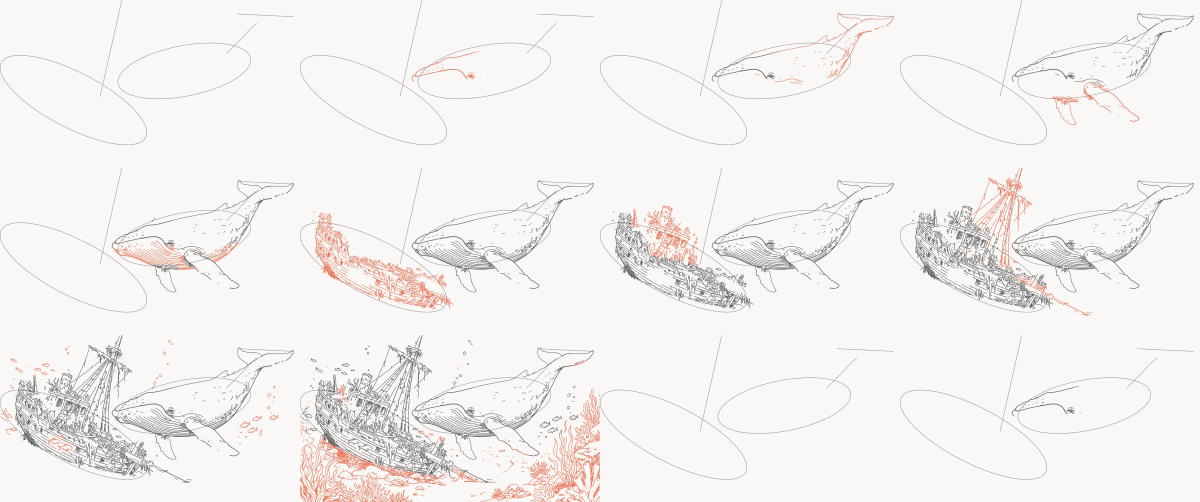
#> input picture img/s_ballena5c_0.webp, 3600 x 1506 px, given in place of gris_big.png, which was not available (shown at 1/3 size)
$ python trazo_mix.py 5 5
#> lines starting #> are read from the running program, lines starting #| are printed output that depends on the picture; after the words box and inside, x2 and y2 are one past the last pixel; in counts of white or black regions, pixels touching at a corner belong together
"""Líneas de un dibujo sombreado a lápiz.
Tinta = lo oscuro (gris < TH)  +  las líneas finas por contraste local (black-hat > BHT) que son líneas de verdad:
piezas largas (contornos que cruzan un rayo de luz, cuerdas, algas) o piezas cerradas (peces, burbujas, manchitas).
Las rayitas sueltas de textura se quedan fuera. Luego se recorre el esqueleto de la tinta, como trazo_hd3.
Uso: python3 trazo_mix.py TH [BHT]   (lee gris_big.png, escribe trazos_hd.npy y wid_hd.npy en escala 900)"""
import cv2,numpy as np,sys
from scipy.ndimage import gaussian_filter1d as g1
from skimage.morphology import skeletonize
TH=int(sys.argv[1]); BHT=int(sys.argv[2]) if len(sys.argv)>2 else 0
big=cv2.imread('gris_big.png',0); BH,BW=big.shape; W=900; s=W/BW
#> after `big = cv2.imread('gris_big.png', 0)`:
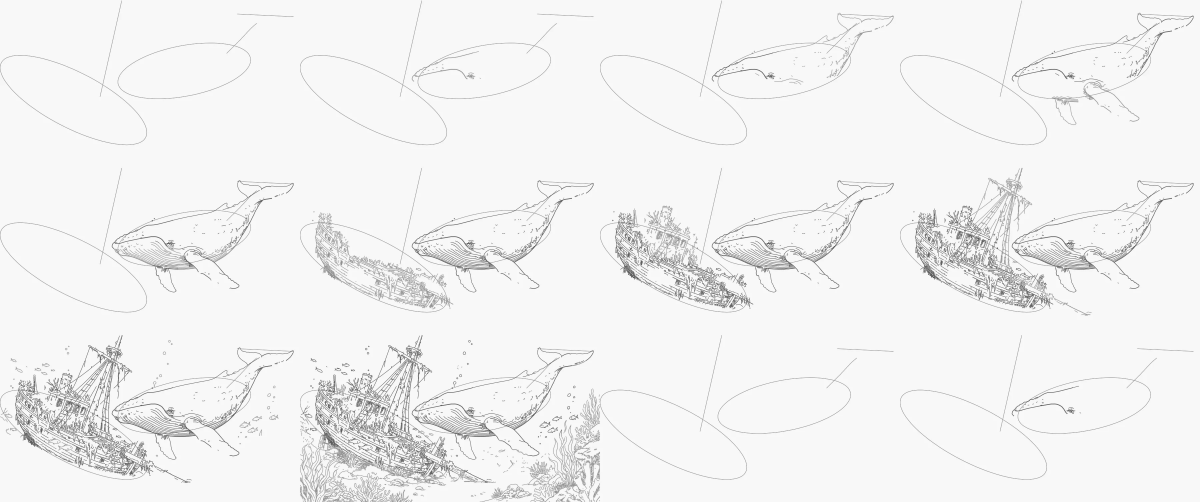
#> big: shape (1506, 3600) (shown at 1/3 size); min 63, max 255, mean 242
#> after `BH, BW = big.shape`: BH = 1506; BW = 3600
#> after `s = W / BW`: s = 0.25
NB=[(-1,-1),(-1,0),(-1,1),(0,-1),(0,1),(1,-1),(1,0),(1,1)]
def plen(p): return float(np.sum(np.hypot(*np.diff(p,axis=0).T))) if len(p)>1 else 0.0
def lineas_finas(g,bht,largo=120,area_cerrada=4000):
    bh=cv2.morphologyEx(g,cv2.MORPH_BLACKHAT,cv2.getStructuringElement(cv2.MORPH_ELLIPSE,(15,15)))
    inkB=(bh>bht).astype(np.uint8); sk=skeletonize(inkB>0)
    n,lab,st,_=cv2.connectedComponentsWithStats(inkB,connectivity=8)
    skl=np.bincount(lab[sk],minlength=n)
    cs,hier=cv2.findContours(inkB,cv2.RETR_CCOMP,cv2.CHAIN_APPROX_SIMPLE); hole=np.zeros(n,bool)
    for i,c in enumerate(cs):
        if hier[0][i][3]>=0 and cv2.contourArea(c)>15:
            x,y=c[0][0]
            for dx,dy in ((0,0),(1,0),(-1,0),(0,1),(0,-1)):
                yy,xx=min(BH-1,max(0,y+dy)),min(BW-1,max(0,x+dx))
                if lab[yy,xx]>0: hole[lab[yy,xx]]=True; break
    keep=(skl>=largo)|(hole&(st[:,4]<area_cerrada)); keep[0]=False
    return (inkB&keep[lab]).astype(np.uint8)
def trace(ink):
    sk=skeletonize(ink>0).astype(np.uint8)
    ys,xs=np.nonzero(sk); P=set(zip(ys.tolist(),xs.tolist()))
    deg={p:sum((p[0]+a,p[1]+b) in P for a,b in NB) for p in P}
    seen=set(); paths=[]
    def walk(start,first):
        path=[start,first]; seen.add((start,first)); seen.add((first,start)); prev,cur=start,first
        while True:
            cand=[(cur[0]+a,cur[1]+b) for a,b in NB if (cur[0]+a,cur[1]+b) in P and (cur[0]+a,cur[1]+b)!=prev and (cur,(cur[0]+a,cur[1]+b)) not in seen]
            if not cand: break
            k=min(len(path)-1,6); d0=np.array(cur)-np.array(path[-1-k]); d0=d0/(np.linalg.norm(d0)+1e-9)
            sc=[(np.dot((np.array(q)-np.array(cur))/np.linalg.norm(np.array(q)-np.array(cur)),d0),q) for q in cand]
            sc.sort(reverse=True); best=sc[0]
            if deg[cur]>2 and best[0]<0.3: break
            q=best[1]; seen.add((cur,q)); seen.add((q,cur)); path.append(q); prev,cur=cur,q
        return path
    for p in sorted(P,key=lambda p:(deg[p]!=1,deg[p]<3)):
        for a,b in NB:
            q=(p[0]+a,p[1]+b)
            if q in P and (p,q) not in seen:
                pt=walk(p,q)
                if len(pt)>=4: paths.append(np.array([[x,y] for y,x in pt],np.float32))
    dt=cv2.distanceTransform(ink.astype(np.uint8),cv2.DIST_L2,5); out=[]; WID=[]
    for p in paths:
        wpx=-1.3+2*float(np.median(dt[np.clip(p[:,1].astype(int),0,BH-1),np.clip(p[:,0].astype(int),0,BW-1)]))
        if len(p)>5: p=np.stack([g1(p[:,0],1.2,mode='nearest'),g1(p[:,1],1.2,mode='nearest')],1)
        p=cv2.approxPolyDP(p.reshape(-1,1,2),0.5,False).reshape(-1,2)*s
        if plen(p)>1.5: out.append(p.astype(np.float32)); WID.append(round(max(0.35,wpx*400/BW),2))
    return out,WID
ink=(big<TH).astype(np.uint8)
#> ink: shape (1506, 3600); every value is 0
if BHT: ink=ink|lineas_finas(big,BHT)
#> in lineas_finas, `bh=cv2.morphologyEx(g,cv2.MORPH_BLACKHAT,cv2.getStructuringElement(cv2..`:
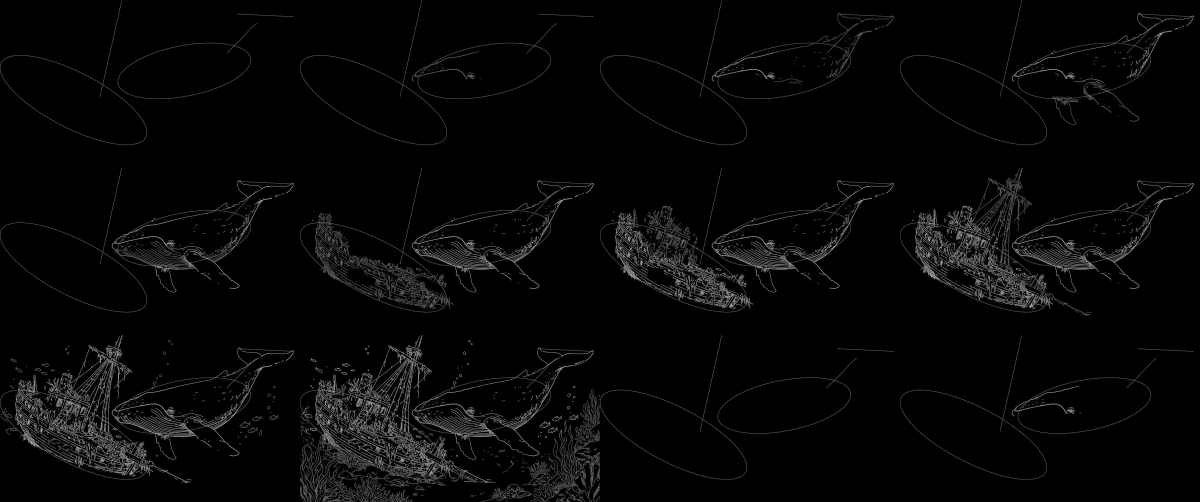
#> bh: shape (1506, 3600) (shown at 1/3 size); min 0, max 190, mean 6.7
#> in lineas_finas, `inkB = (bh > bht).astype(np.uint8)`:
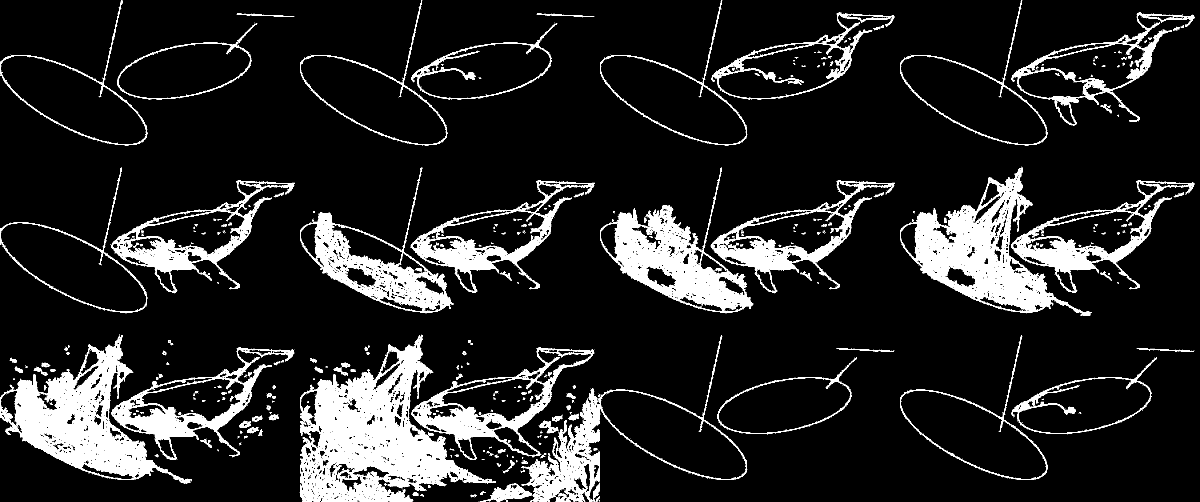
#> inkB: shape (1506, 3600) (shown at 1/3 size); values 0 (black) and 1 (white), 10.9% white; 3322 white regions (3061 under 20 px), largest, box (x1, y1, x2, y2) and area: (899, 1004, 1488, 1506) 103821, (0, 1005, 576, 1451) 69641, (2700, 503, 3276, 948) 65759
#> in lineas_finas, `sk = skeletonize(inkB > 0)`: sk: shape (1506, 3600) bool; 4.4% white in thin lines or dots
#> in lineas_finas, `n,lab,st,_=cv2.connectedComponentsWithStats(inkB,connectivity=8)`:
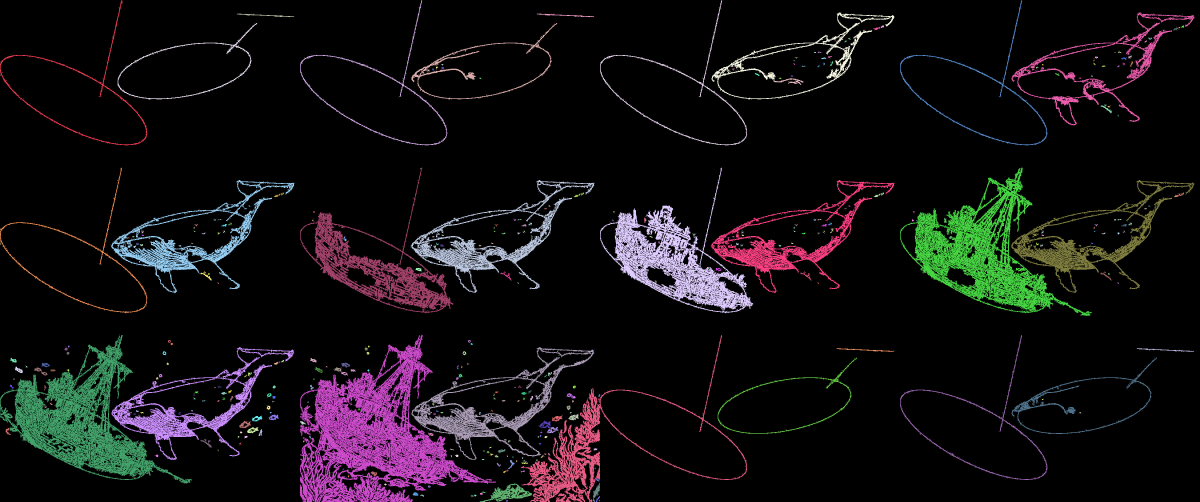
#> lab: shape (1506, 3600) int32 (shown at 1/3 size); 3323 distinct labels, from 0 to 3322; one colour per label, 0 black
#> in lineas_finas, `n,lab,st,_=cv2.connectedComponentsWithStats(inkB,connectivity=8)`: n = 3323
#> in lineas_finas, `skl=np.bincount(lab[sk],minlength=n)`: skl = 3323 values, max 40775 at index 1928, min 0 at index 0, mean 71.82
#> in lineas_finas, `cs, hier = cv2.findContours(inkB, cv2.RETR_CCOMP, cv2.CHAIN_APPROX_SIM`: cs = 30690 contours, 29110 with area under 20; largest, box (x1, y1, x2, y2) and area: (899, 1004, 1488, 1506) 142896, (1563, 1005, 2241, 1506) 98754, (0, 1005, 576, 1451) 96804, (2700, 503, 3276, 948) 96304, (1800, 503, 2260, 940) 74486
#> the loop in lineas_finas, `for i,c in enumerate(cs):` made 30690 passes
#> (x, y) on passes 94, 103, 117, 126, 135, 146, 152, 153, 165, 166, 169, 172: (1504, 1496), (1530, 1489), (1548, 1484), (1532, 1483), (1513, 1482), (1543, 1476), (1580, 1476), (1567, 1476), (1554, 1472), (1531, 1471), (1521, 1469), (1559, 1466)
#> c on passes 1 to 6: [[1779, 1505]], [[1436, 1505]], [[1077, 1505]], [[1720, 1504], [1720, 1505]], [[1467, 1504], [1467, 1505]], [[1076, 1503], [1077, 1503]]
#> in lineas_finas, `return (inkB&keep[lab]).astype(np.uint8)`:
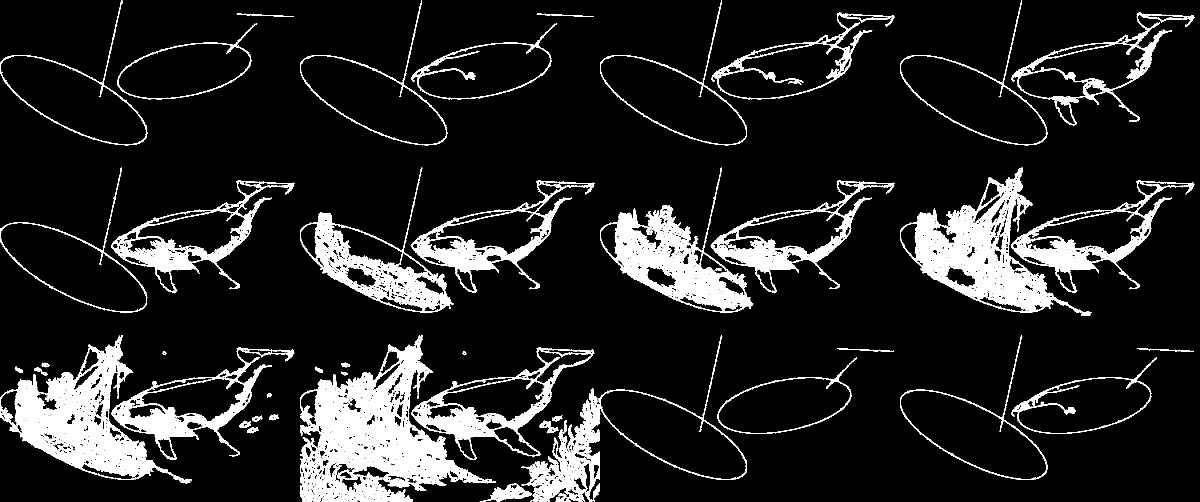
#> returned value: shape (1506, 3600) (shown at 1/3 size); values 0 (black) and 1 (white), 10.6% white; 48 white regions, largest, box (x1, y1, x2, y2) and area: (899, 1004, 1488, 1506) 103821, (0, 1005, 576, 1451) 69641, (2700, 503, 3276, 948) 65759
cv2.imwrite('tinta.png',(1-ink)*255)
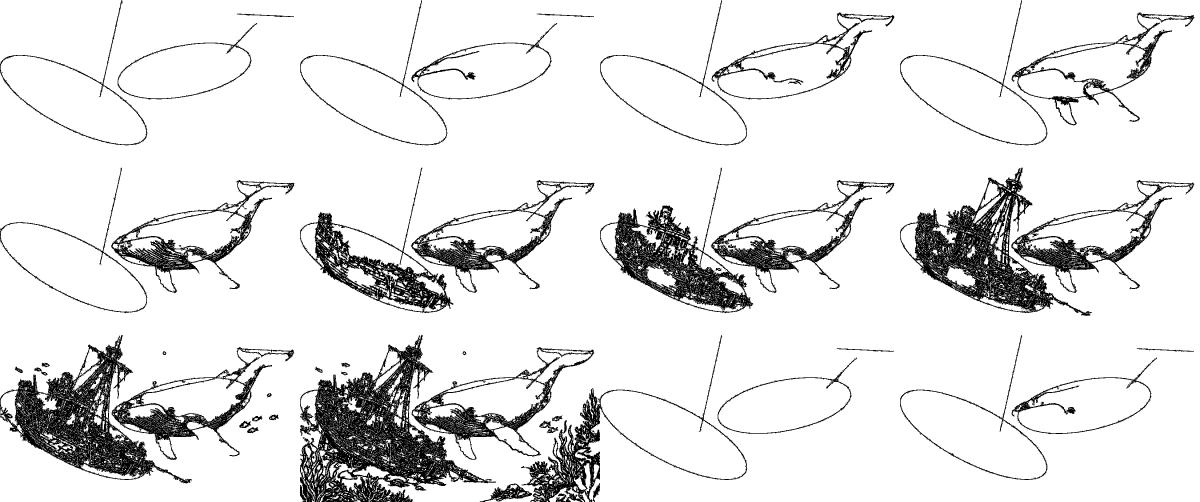
#> saved as tinta.png: shape (1506, 3600) (shown at 1/3 size); 89.4% white; 48 black regions, largest, box (x1, y1, x2, y2) and area: (899, 1004, 1488, 1506) 103821, (0, 1005, 576, 1451) 69641, (2700, 503, 3276, 948) 65759
A,WA=trace(ink); print('trazos',len(A))
#> in trace, `sk=skeletonize(ink>0).astype(np.uint8)`:
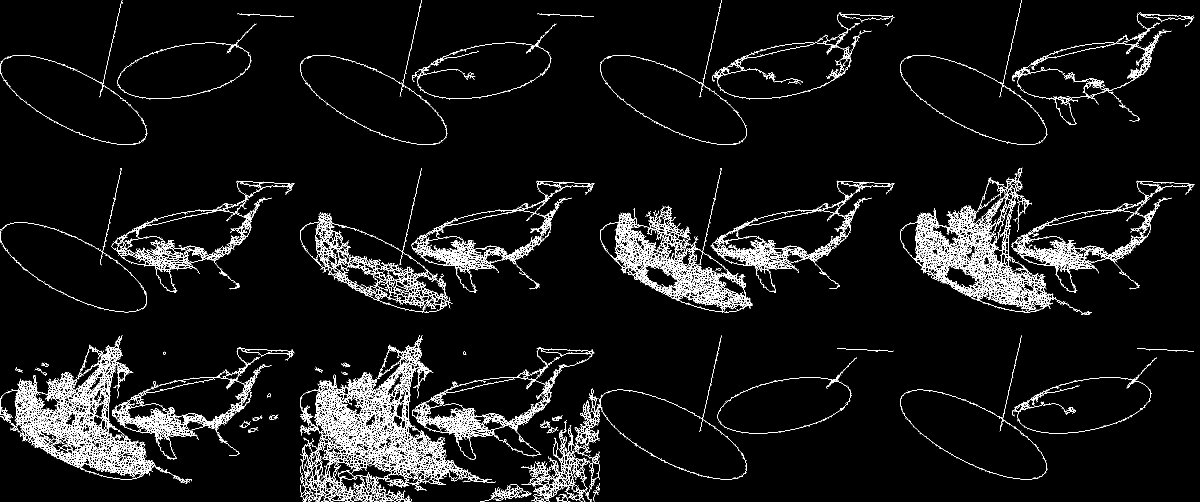
#> sk: shape (1506, 3600) (shown at 1/3 size); values 0 (black) and 1 (white), 4.2% white in thin lines or dots
#> in trace, `P = set(zip(ys.tolist(), xs.tolist()))`: P = 230050 items
#> in trace, `q=(p[0]+a,p[1]+b)`: q = (202, 3435)
# fuera las motitas de textura (se quedan los puntitos cerrados)
keep=[(p,w) for p,w in zip(A,WA) if plen(p)>=2.5 or (len(p)>2 and np.linalg.norm(p[0]-p[-1])<0.8)]
print('final',len(keep),'(sin',len(A)-len(keep),'motitas)')
np.save('trazos_hd.npy',np.array([p for p,_ in keep],dtype=object)); np.save('wid_hd.npy',np.array([w for _,w in keep]))
